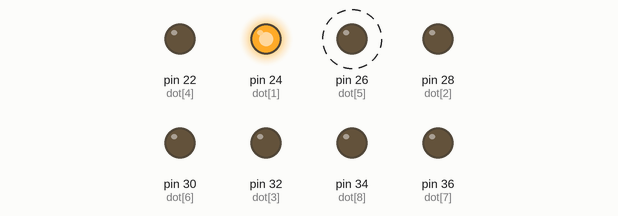
The sketch below on a simulated Arduino Mega 2560, built with avr-gcc and run on an emulated ATmega2560. On the bench: output pins drawn as LEDs (lit = HIGH). Dashed ring = blinking.

Above: at 0.5 s.
Timing chart, 0 to 3.0 s (numbered marks = the images above):
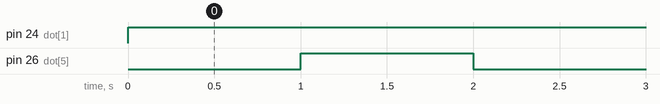

Measured:
- by itself, pin 24 (dot[1]): LOW → HIGH at 0.00 s
- by itself, pin 26 (dot[5]): alternates HIGH for 1.0 s and LOW for 1.0 s

The sketch:

piezo_control_potentiometer.ino
```cpp
  int dot[]={0,24,28,32,22,26,30,36,34};
  int a = 1; int b = 2; int c = 3; int d = 4; int e = 5; int f = 6;
  int g = 7;  int h = 8;  int i = 9;  int j = 10; int k = 11; int l = 12;
  int m = 13; int n = 14; int o = 15; int p = 16; int q = 17; int r = 18;
  int s = 19; int t = 20; int u = 21; int v = 22; int w = 23; int x = 24;
  int y = 25; int z = 26;

  void setup(){
    for (int i=1;i<9;i++){
      pinMode(dot[i],OUTPUT);
    }
//    pinMode(blinker,OUTPUT);
    Serial.begin(9600);

  }

  void loop(){
//    delay(1040);
//    all_up();
//    delay(1040);
//    all_down();
    type(a);
    delay(1000);
    type(e);
    delay(1000);
//    haptix(pos);
  }

  void alternating(int pos){
    /*Alternates between all pins up and all pins down every centimeter
    call using alternating(pos);*/
    if (pos>24 & pos<=24+104) all_up();
    if (pos>24+104*1 & pos<=24+104*2) all_down();
    if (pos>24+104*2 & pos<=24+104*3) all_up();
    if (pos>24+104*3 & pos<=24+104*4) all_down();
    if (pos>24+104*4 & pos<=24+104*5) all_up();
    if (pos>24+104*5 & pos<=24+104*6) all_down();
    if (pos>24+104*6 & pos<=24+104*7) all_up();
    if (pos>24+104*7 & pos<=24+104*8) all_down();
    if (pos>24+104*8) all_up();

  }

  void haptix(int pos){
    if (pos>24+104*0 & pos<=24+104*0+104/4) type('h');
    if (pos>24+104*0+104/4 & pos<=24+104*1) all_down();

    if (pos>24+104*1 & pos<=24+104*1+104/4) type('a');
    if (pos>24+104*1+104/4 & pos<=24+104*2) all_down();

    if (pos>24+104*2 & pos<=24+104*2+104/4) type('p');
    if (pos>24+104*2+104/4 & pos<=24+104*3) all_down();

    if (pos>24+104*3 & pos<=24+104*3+104/4) type('t');
    if (pos>24+104*3+104/4 & pos<=24+104*4) all_down();

    if (pos>24+104*4 & pos<=24+104*4+104/4) type('i');
    if (pos>24+104*4+104/4 & pos<=24+104*5) all_down();

    if (pos>24+104*5 & pos<=24+104*5+104/4) type('x');
    if (pos>24+104*5+104/4) all_down();

  }

  void all_down(){
      digitalWrite(dot[1],LOW); digitalWrite(dot[4],LOW);
      digitalWrite(dot[2],LOW); digitalWrite(dot[5],LOW);
      digitalWrite(dot[3],LOW); digitalWrite(dot[6],LOW);
      digitalWrite(dot[7],LOW); digitalWrite(dot[8],LOW);
  }

  void all_up(){
      digitalWrite(dot[1],HIGH); digitalWrite(dot[4],HIGH);
      digitalWrite(dot[2],HIGH); digitalWrite(dot[5],HIGH);
      digitalWrite(dot[3],HIGH); digitalWrite(dot[6],HIGH);
      digitalWrite(dot[7],HIGH); digitalWrite(dot[8],HIGH);
  }

  void type(int letter){

  switch(letter){
    case 1: //a
      digitalWrite(dot[1],HIGH); digitalWrite(dot[4],LOW);
      digitalWrite(dot[2],LOW); digitalWrite(dot[5],LOW);
      digitalWrite(dot[3],LOW); digitalWrite(dot[6],LOW);
      break;
    case 2: //b
      digitalWrite(dot[1],HIGH); digitalWrite(dot[4],LOW);
      digitalWrite(dot[2],HIGH); digitalWrite(dot[5],LOW);
      digitalWrite(dot[3],LOW); digitalWrite(dot[6],LOW);
      break;
    case 3: //c
      digitalWrite(dot[1],HIGH); digitalWrite(dot[4],HIGH);
      digitalWrite(dot[2],LOW); digitalWrite(dot[5],LOW);
      digitalWrite(dot[3],LOW); digitalWrite(dot[6],LOW);
      break;
    case 4: //d
      digitalWrite(dot[1],HIGH); digitalWrite(dot[4],HIGH);
      digitalWrite(dot[2],LOW); digitalWrite(dot[5],HIGH);
      digitalWrite(dot[3],LOW); digitalWrite(dot[6],LOW);
      break;
    case 5: //e
      digitalWrite(dot[1],HIGH); digitalWrite(dot[4],LOW);
      digitalWrite(dot[2],LOW); digitalWrite(dot[5],HIGH);
      digitalWrite(dot[3],LOW); digitalWrite(dot[6],LOW);
      break;
    case 6: //f
      digitalWrite(dot[1],HIGH); digitalWrite(dot[4],HIGH);
      digitalWrite(dot[2],HIGH); digitalWrite(dot[5],LOW);
      digitalWrite(dot[3],LOW); digitalWrite(dot[6],LOW);
      break;
    case 7: //g
      digitalWrite(dot[1],HIGH); digitalWrite(dot[4],HIGH);
      digitalWrite(dot[2],HIGH); digitalWrite(dot[5],HIGH);
      digitalWrite(dot[3],LOW); digitalWrite(dot[6],LOW);
      break;
//    case h:
//      digitalWrite(dot[1],HIGH); digitalWrite(dot[4],LOW);
//      digitalWrite(dot[2],HIGH); digitalWrite(dot[5],HIGH);
//      digitalWrite(dot[3],LOW); digitalWrite(dot[6],LOW);
//      break;
//      break;
//    case i:
//      digitalWrite(dot[1],LOW); digitalWrite(dot[4],HIGH);
//      digitalWrite(dot[2],HIGH); digitalWrite(dot[5],LOW);
//      digitalWrite(dot[3],LOW); digitalWrite(dot[6],LOW);
//      break;
//    case j:
//      digitalWrite(dot[1],LOW); digitalWrite(dot[4],HIGH);
//      digitalWrite(dot[2],HIGH); digitalWrite(dot[5],HIGH);
//      digitalWrite(dot[3],LOW); digitalWrite(dot[6],LOW);
//      break;
//    case k:
//      digitalWrite(dot[1],HIGH); digitalWrite(dot[4],LOW);
//      digitalWrite(dot[2],LOW); digitalWrite(dot[5],LOW);
//      digitalWrite(dot[3],HIGH); digitalWrite(dot[6],LOW);
//      break;
//    case l:
//      digitalWrite(dot[1],HIGH); digitalWrite(dot[4],LOW);
//      digitalWrite(dot[2],HIGH); digitalWrite(dot[5],LOW);
//      digitalWrite(dot[3],HIGH); digitalWrite(dot[6],LOW);
//      break;
//    case m:
//      digitalWrite(dot[1],HIGH); digitalWrite(dot[4],HIGH);
//      digitalWrite(dot[2],LOW); digitalWrite(dot[5],LOW);
//      digitalWrite(dot[3],HIGH); digitalWrite(dot[6],LOW);;
//      break;
//    case n:
//      digitalWrite(dot[1],HIGH); digitalWrite(dot[4],HIGH);
//      digitalWrite(dot[2],LOW); digitalWrite(dot[5],HIGH);
//      digitalWrite(dot[3],HIGH); digitalWrite(dot[6],LOW);
//      break;
//    case o:
//      digitalWrite(dot[1],HIGH); digitalWrite(dot[4],LOW);
//      digitalWrite(dot[2],LOW); digitalWrite(dot[5],HIGH);
//      digitalWrite(dot[3],HIGH); digitalWrite(dot[6],LOW);
//      break;
//    case p:
//      digitalWrite(dot[1],HIGH); digitalWrite(dot[4],HIGH);
//      digitalWrite(dot[2],HIGH); digitalWrite(dot[5],LOW);
//      digitalWrite(dot[3],HIGH); digitalWrite(dot[6],LOW);
//      break;
//    case q:
//      digitalWrite(dot[1],HIGH); digitalWrite(dot[4],HIGH);
//      digitalWrite(dot[2],HIGH); digitalWrite(dot[5],HIGH);
//      digitalWrite(dot[3],HIGH); digitalWrite(dot[6],LOW);
//      break;
//    case r:
//      digitalWrite(dot[1],HIGH); digitalWrite(dot[4],LOW);
//      digitalWrite(dot[2],HIGH); digitalWrite(dot[5],HIGH);
//      digitalWrite(dot[3],HIGH); digitalWrite(dot[6],LOW);
//      break;
//    case s:
//      digitalWrite(dot[1],LOW); digitalWrite(dot[4],HIGH);
//      digitalWrite(dot[2],HIGH); digitalWrite(dot[5],LOW);
//      digitalWrite(dot[3],HIGH); digitalWrite(dot[6],LOW);
//      break;
//    case t:
//      digitalWrite(dot[1],LOW); digitalWrite(dot[4],HIGH);
//      digitalWrite(dot[2],HIGH); digitalWrite(dot[5],HIGH);
//      digitalWrite(dot[3],HIGH); digitalWrite(dot[6],LOW);
//      break;
//    case u:
//      digitalWrite(dot[1],HIGH); digitalWrite(dot[4],LOW);
//      digitalWrite(dot[2],LOW); digitalWrite(dot[5],LOW);
//      digitalWrite(dot[3],HIGH); digitalWrite(dot[6],HIGH);
//      break;
//    case v:
//      digitalWrite(dot[1],HIGH); digitalWrite(dot[4],LOW);
//      digitalWrite(dot[2],HIGH); digitalWrite(dot[5],LOW);
//      digitalWrite(dot[3],HIGH); digitalWrite(dot[6],HIGH);
//      break;
//    case w:
//      digitalWrite(dot[1],LOW); digitalWrite(dot[4],HIGH);
//      digitalWrite(dot[2],HIGH); digitalWrite(dot[5],HIGH);
//      digitalWrite(dot[3],LOW); digitalWrite(dot[6],HIGH);
//    case x:
//      digitalWrite(dot[1],HIGH); digitalWrite(dot[4],HIGH);
//      digitalWrite(dot[2],LOW); digitalWrite(dot[5],LOW);
//      digitalWrite(dot[3],HIGH); digitalWrite(dot[6],HIGH);
//      break;
//    case y:
//      digitalWrite(dot[1],HIGH); digitalWrite(dot[4],HIGH);
//      digitalWrite(dot[2],LOW); digitalWrite(dot[5],HIGH);
//      digitalWrite(dot[3],HIGH); digitalWrite(dot[6],HIGH);
//      break;
//    case z:
//      digitalWrite(dot[1],HIGH); digitalWrite(dot[4],LOW);
//      digitalWrite(dot[2],LOW); digitalWrite(dot[5],HIGH);
//      digitalWrite(dot[3],HIGH); digitalWrite(dot[6],HIGH);
//      break;
//
    }
  }
```
